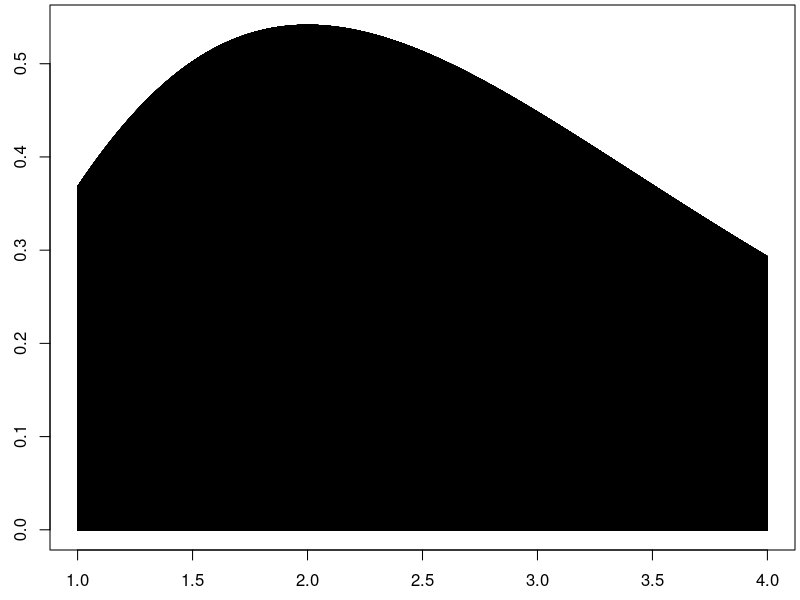
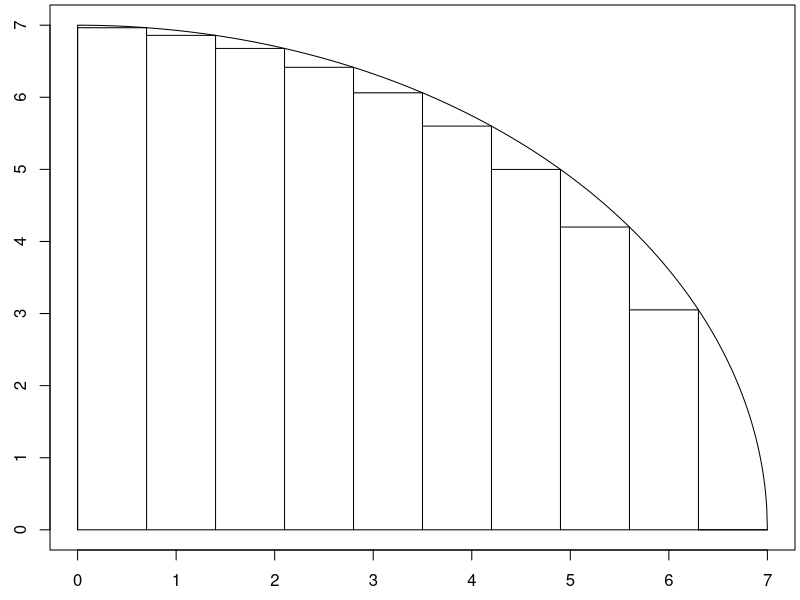
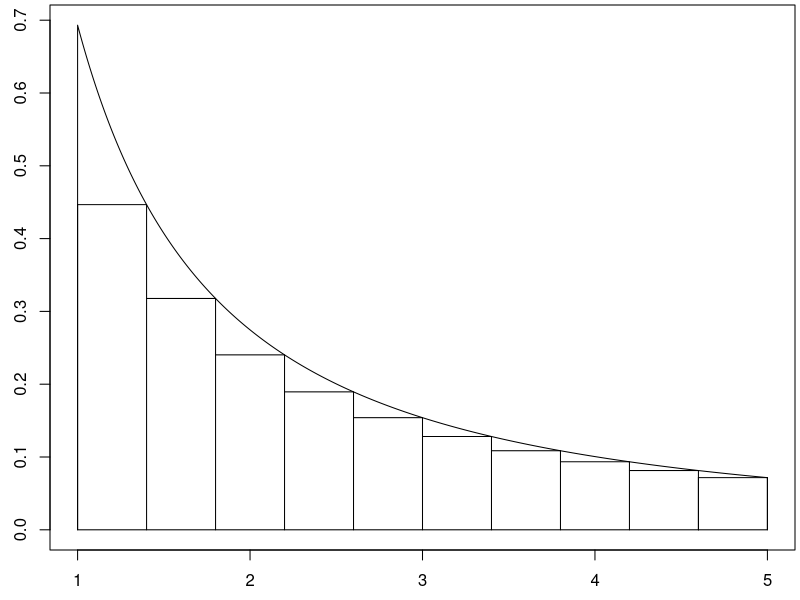
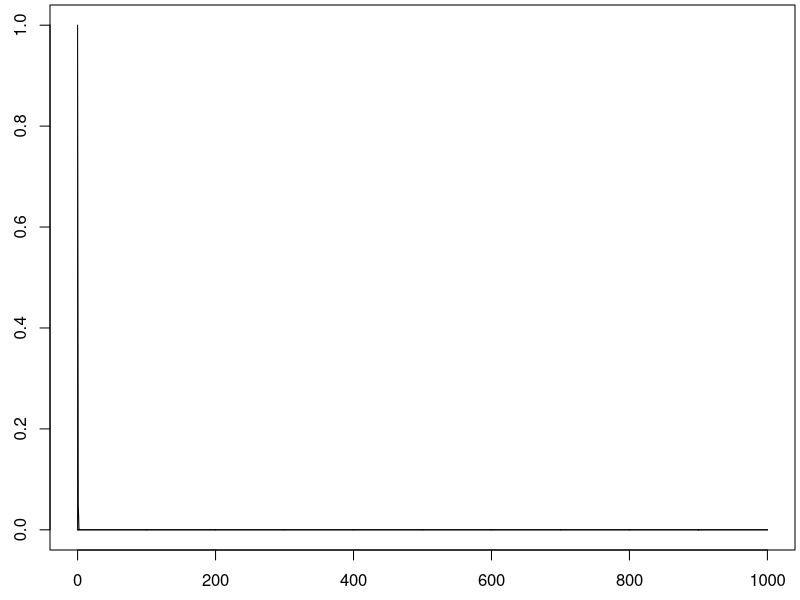

These figures' R source, in order:
draw_rect_approx <- function(f,a,b,num_rectangles, method = "mid"){
  n <- num_rectangles
  dx <- (b-a)/n
  x <- c(a,seq(a,b,dx/100),b,a)
  y <- c(0,f(seq(a,b,dx/100)),0,0)
  par(mar=c(2.5,2.5,0.25,0.25))
  plot(x,y,type = "l")
  
  if(method == "left"){
    xi <- seq(a+0*dx/2,b-dx/2,dx)
    lines(xi,f(xi),type = "h")
    lines(xi,f(xi),type = "s")
    lines(c(xi[n],xi[n]+dx),f(c(xi[n],xi[n])),type = "l")
    lines(c(xi[n],xi[n]+dx),f(c(xi[n],xi[n])),type = "h")
  }
  else if(method == "right"){
    xi <- seq(a+dx,b+dx/2,dx)
    lines(xi-dx,f(xi),type = "h")
    lines(xi-dx,f(xi),type = "s")
    lines(c(xi[n]-dx,xi[n]),f(c(xi[n],xi[n])),type = "l")
    lines(c(xi[n]-dx,xi[n]),f(c(xi[n],xi[n])),type = "h")
  } 
  else{#Use midpoint
    xi <- seq(a+dx/2,b,dx)
    lines(xi-dx/2,f(xi),type = "h")
    lines(xi-dx/2,f(xi),type = "s")
    lines(c(xi[n]-dx/2,xi[n]+dx/2),f(c(xi[n],xi[n])),type = "l")
    lines(c(xi[n]-dx/2,xi[n]+dx/2),f(c(xi[n],xi[n])),type = "h")
  }
}

g <- function(x){x^2*exp(-x)}
a <- 1
b <- 4
n <- 60000
draw_rect_approx(g,a,b,n,method = "middle")
dx <- (b-a)/n
xi <- seq(a+dx,b,dx)  #Can you tell what part of this line of code has us use right endpoints?
data.frame(right_point = xi, function_at_xi = g(xi), area_i = g(xi)*dx)
c(riemann_sum_using_right_endpoints = sum(g(xi)*dx))


A <- sum(g(xi)*dx)

A
k <- 1/A

f <- function(x){k*g(x)}
sum(f(xi)*dx) #Should be 1. 
EV <- sum(xi*f(xi)*dx)
EV
Var <- sum((xi-EV)^2*f(xi)*dx)
Var

g <- function(x){x^2*exp(-x)}
a <- 1
b <- 4
n <- 60000
dx <- (b-a)/n
xi <- seq(a+dx,b,dx)  #Can you tell what part of this line of code has us use right endpoints?
A <- sum(g(xi)*dx)
A

0.9930184/1.363189

k <- 1/A
f <- function(x){k*g(x)}
a <- 1
b <- 4
n <- 60000
dx <- (b-a)/n
xi <- seq(a+dx,b,dx)  #Can you tell what part of this line of code has us use right endpoints?
A <- sum(f(xi)*dx)
A


#####First example problem
g <- function(x){sqrt(49-x^2)}
a <- 0
b <- 7
n <- 10
draw_rect_approx(g,a,b,n,method = "right")
dx <- (b-a)/n
xi <- seq(a+dx,b,dx)  #Can you tell what part of this line of code has us use right endpoints?
data.frame(right_point = xi, function_at_xi = g(xi), area_i = g(xi)*dx)
c(riemann_sum_using_right_endpoints = sum(g(xi)*dx))

n <- 10000000
dx <- (b-a)/n
xi <- seq(a+dx,b,dx)  
A <- sum(g(xi)*dx)
A

k <- 1/A
f <- function(x){k*g(x)}
sum(f(xi)*dx) #Should be 1. 
EV <- sum(xi*f(xi)*dx)
EV
Var <- sum((xi-EV)^2*f(xi)*dx)
Var
e1 <- c(A=A,EV=EV,Var=Var)



#####Second example problem
g <- function(x){log(x+1)/x^2}
a <- 1
b <- 5
n <- 10
draw_rect_approx(g,a,b,n,method = "right")
dx <- (b-a)/n
xi <- seq(a+dx,b,dx)  #Can you tell what part of this line of code has us use right endpoints?
data.frame(right_point = xi, function_at_xi = g(xi), area_i = g(xi)*dx)
c(riemann_sum_using_right_endpoints = sum(g(xi)*dx))

n <- 10000000
dx <- (b-a)/n
xi <- seq(a+dx,b,dx)  
A <- sum(g(xi)*dx)
A

k <- 1/A
f <- function(x){k*g(x)}
sum(f(xi)*dx) #Should be 1. 
EV <- sum(xi*f(xi)*dx)
EV
Var <- sum((xi-EV)^2*f(xi)*dx)
Var
e2 <- c(A=A,EV=EV,Var=Var)
e1
e2



#####Third example problem
g <- function(x){exp(-3*x)}
a <- 0
b <- 1000
n <- 10
draw_rect_approx(g,a,b,n,method = "right")
dx <- (b-a)/n
xi <- seq(a+dx,b,dx)  #Can you tell what part of this line of code has us use right endpoints?
data.frame(right_point = xi, function_at_xi = g(xi), area_i = g(xi)*dx)
c(riemann_sum_using_right_endpoints = sum(g(xi)*dx))

n <- 10000000
dx <- (b-a)/n
xi <- seq(a+dx,b,dx)  
A <- sum(g(xi)*dx)
A

k <- 1/A
f <- function(x){k*g(x)}
sum(f(xi)*dx) #Should be 1. 
EV <- sum(xi*f(xi)*dx)
EV
Var <- sum((xi-EV)^2*f(xi)*dx)
Var

